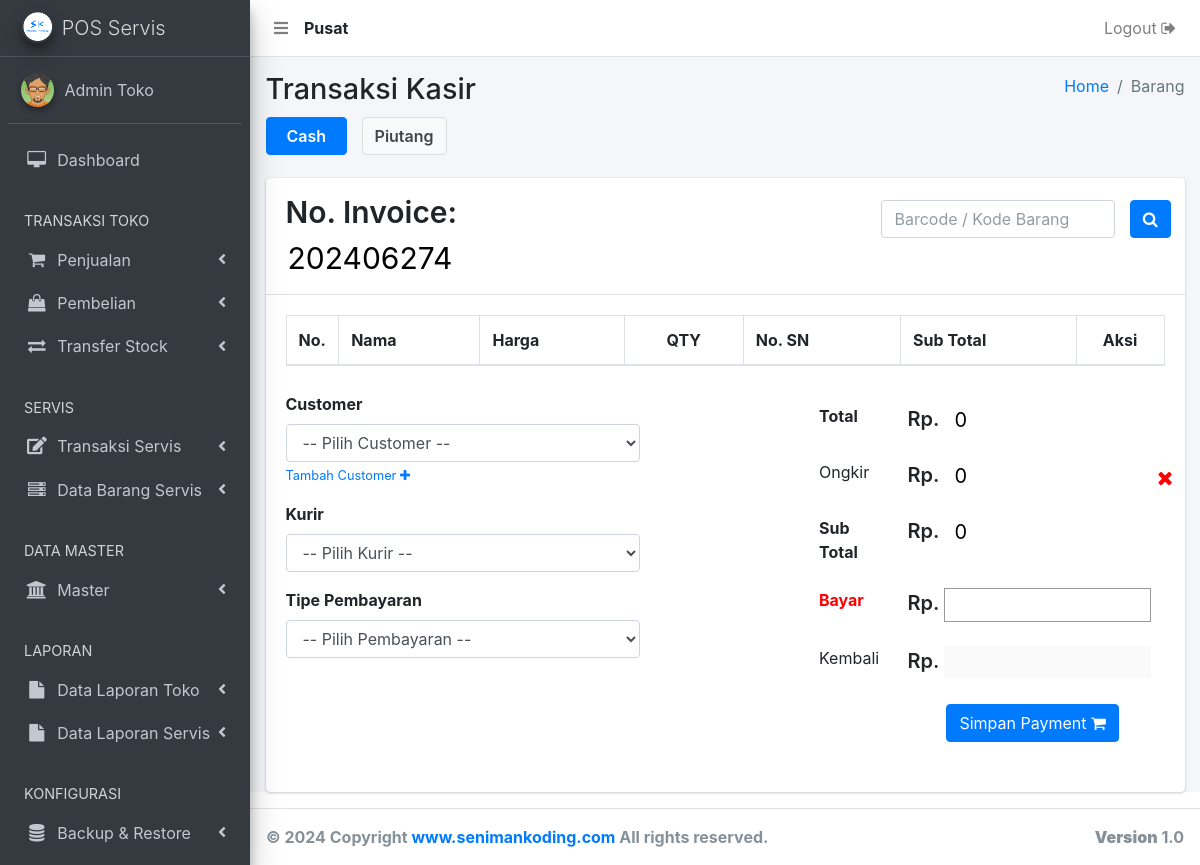
The page /beli-langsung (signed in) on the database its author committed.
### tables this page shows
CREATE TABLE IF NOT EXISTS `user` (
  `user_id` int(11) NOT NULL AUTO_INCREMENT,
  `user_nama` varchar(500) NOT NULL,
  `user_no_hp` varchar(250) NOT NULL,
  `user_alamat` text NOT NULL,
  `user_email` varchar(250) NOT NULL,
  `user_password` varchar(500) NOT NULL,
  `user_create` varchar(250) NOT NULL,
  `user_level` varchar(250) NOT NULL,
  `user_gaji_pokok` int(11) NOT NULL,
  `user_bonus` int(11) NOT NULL,
  `user_status` varchar(250) NOT NULL,
  `user_cabang` int(11) NOT NULL,
  PRIMARY KEY (`user_id`)
);

CREATE TABLE IF NOT EXISTS `toko` (
  `toko_id` int(11) NOT NULL AUTO_INCREMENT,
  `toko_nama` varchar(500) NOT NULL,
  `toko_kota` varchar(250) NOT NULL,
  `toko_alamat` text NOT NULL,
  `toko_tlpn` varchar(250) NOT NULL,
  `toko_wa` varchar(250) NOT NULL,
  `toko_email` varchar(500) NOT NULL,
  `toko_tipe_print_toko` int(11) NOT NULL,
  `toko_lebar_print_toko` int(11) NOT NULL,
  `toko_tipe_print_servis` int(11) NOT NULL,
  `toko_lebar_print_servis` int(11) NOT NULL,
  `toko_link` varchar(250) NOT NULL,
  `toko_teks_nota_servis_masuk` text NOT NULL,
  `toko_teks_nota_servis_ambil` text NOT NULL,
  `toko_status` int(11) NOT NULL,
  `toko_ongkir` int(11) NOT NULL,
  `toko_cabang` int(11) NOT NULL,
  PRIMARY KEY (`toko_id`)
);

### _header-artibut.php (called while the page is built, shortened)
<?php
  	include 'aksi/functions.php';
    $userLoginCabang = mysqli_query( $conn, "select user_cabang from user where user_id = '".$_SESSION['user_id']."'");
    $sessionCabangData = mysqli_fetch_array($userLoginCabang);
    $sessionCabang     = $sessionCabangData['user_cabang'];
    $dataTokoLogin = query("SELECT * FROM toko WHERE toko_cabang = $sessionCabang")[0];
    if ( $sessionCabang < 1 ) {
      $tipeToko = "Pusat";
    } else {
      $tipeToko = "Cabang ".$sessionCabang;
    }
?>

### aksi/functions.php (called while the page is built, shortened)
<?php
include 'koneksi.php';
function query($query) {
	global $conn;
	$result = mysqli_query($conn, $query);
	$rows = [];
	while ( $row = mysqli_fetch_assoc($result) ) {
		$rows[] = $row;
	}
	return $rows;
}
?>

### beli-langsung.php (the view, shortened to what this page needs)
<?php
  include '_header.php';
  include '_nav.php';
  include '_sidebar.php';
?>
  <div class="content-wrapper">
    <section class="content-header">
      <div class="container-fluid">
        <div class="row mb-2">
          <div class="col-sm-6">
            <h1>Transaksi Kasir</h1>
            <div class="btn-cash-piutang">
              <?php
                if (empty(abs((int)base64_decode($_GET['r'])))) {
                    $r = 0;
                } else {
                    $r = abs((int)base64_decode($_GET['r']));
                }
              ?>
              <?php if ( $r == 1 ) : ?>
              <a href="beli-langsung" class="btn btn-default">Cash</a>
              <a href="beli-langsung?r=MQ==" class="btn btn-primary">Piutang</a>
              <?php else : ?>
              <a href="beli-langsung" class="btn btn-primary">Cash</a>
              <a href="beli-langsung?r=MQ==" class="btn btn-default">Piutang</a>
              <?php endif; ?>
            </div>
          </div>
          <div class="col-sm-6">
            <ol class="breadcrumb float-sm-right">
              <li class="breadcrumb-item"><a href="bo">Home</a></li>
              <li class="breadcrumb-item active">Barang</li>
            </ol>
          </div>
        </div>
      </div>
    </section>
    <section class="content">
    <?php
      $countInvoice = mysqli_query($conn, "select * from invoice where invoice_cabang = ".$sessionCabang." ");
      $countInvoice = mysqli_num_rows($countInvoice);
      if ( $countInvoice < 1 ) {
        $jmlPenjualan1 = 0;
      } else {
        $penjualan = query("SELECT * FROM invoice WHERE invoice_cabang = $sessionCabang ORDER BY invoice_id DESC lIMIT 1")[0];
        $jmlPenjualan1 = $penjualan['penjualan_invoice_count'];
      }
      $jmlPenjualan1 = $jmlPenjualan1 + 1;
    ?>
        <div class="col-lg-12">
        	<div class="card">
            <div class="card-header">
              <div class="row">
                <div class="col-md-8 col-lg-8">
                    <div class="card-invoice">
                      <span>No. Invoice: </span>
                      <?php
                        $today = date("Ymd");
                        $di = $today.$jmlPenjualan1;
                      ?>
                      <input type="" name="" value="<?= $di; ?>">
                    </div>
                </div>
                <div class="col-md-4 col-lg-4">
                    <div class="cari-barang-parent">
                      <div class="row">
                        <div class="col-10">
                            <form action="" method="post">
                                <input type="text" class="form-control" autofocus="" name="inputbarcode" placeholder="Barcode / Kode Barang" required="">
                            </form>
                        </div>
                        <div class="col-2">
                            <a class="btn btn-primary" title="Cari Produk" data-toggle="modal" id="cari-barang" href='#modal-id'>
                               <i class="fa fa-search"></i>
                            </a>
                        </div>
                      </div>
                    </div>
                </div>
                </div>
              </div>
            <div class="card-body">
              <div class="table-auto">
                <table id="" class="table table-bordered table-striped">
                <thead>
                <tr>
                  <th style="width: 6%;">No.</th>
                  <th>Nama</th>
                  <th>Harga</th>
                  <th style="text-align: center;">QTY</th>
                  <th>No. SN</th>
                  <th style="width: 20%;">Sub Total</th>
                  <th style="text-align: center; width: 10%;">Aksi</th>
                </tr>
                </thead>
                <?php
                  $total      = 0;
                ?>
              </table>
              </div>
              <div class="btn-transaksi">
                <form role="form" action="" method="POST">
                  <div class="row">
                    <div class="col-md-6 col-lg-7">
                        <div class="filter-customer">
                          <div class="form-group">
                            <label>Customer</label>
                            <select class="form-control select2bs4 pilihan-marketplace" required="" name="invoice_customer">
                              <option selected="selected" value="">-- Pilih Customer --</option>
                            </select>
                            <small>
                              <a href="customer-add">Tambah Customer <i class="fa fa-plus"></i></a>
                            </small>
                        </div>
                        <div class="form-group">
                            <label>Kurir</label>
                            <select class="form-control select2bs4" required="" name="invoice_kurir">
                              <option selected="selected" value="">-- Pilih Kurir --</option>
                            </select>
                        </div>
                        <div class="form-group">
                            <label>Tipe Pembayaran</label>
                            <select class="form-control" required="" name="invoice_tipe_transaksi">
                              <option selected="selected" value="">-- Pilih Pembayaran --</option>
                            </select>
                        </div>
                      </div>
                    </div>
                    <div class="col-md-6 col-lg-5">
                      <div class="invoice-table">
                        <table class="table">
                          <tr>
                              <td><b>Total</b></td>
                              <td class="table-nominal">
                                 <span>Rp. </span>
                                 <span>
                                    <input type="text" name="invoice_total" id="angka2" class="a2"  value="<?= $total; ?>" onkeyup="return isNumberKey(event)" size="10" readonly>
                                 </span>
                              </td>
                          </tr>
                          <tr class="ongkir-statis">
                              <td>Ongkir</td>
                              <td class="table-nominal tn">
                                 <span>Rp.</span>
                                 <span class="ongkir-beli-langsung">
                                   <input type="number" value="<?= $dataTokoLogin['toko_ongkir']; ?>" name="invoice_ongkir" id="" class="b2 ongkir-statis-input" readonly>
                                   <i class="fa fa-close fa-ongkir-statis"></i>
                                 </span>
                              </td>
                          </tr>
                          <tr class="ongkir-statis">
                              <td><b>Sub Total</b></td>
                              <td class="table-nominal">
                                 <span>Rp. </span>
                                 <span>
                                    <?php
                                      $subTotal = $total + $dataTokoLogin['toko_ongkir'];
                                    ?>
                                    <input type="text" name="invoice_sub_total"  class="c21"  value="<?= $subTotal; ?>" readonly>
                                 </span>
                              </td>
                          </tr>
                          <tr class="ongkir-statis">
                              <td>
                                  <b style="color: red;">
                                      <?php
                                        if ( $r == 1 ) {
                                          echo "DP";
                                        } else {
                                          echo "Bayar";
                                        }
                                      ?>
                                  </b>
                              </td>
                              <td class="table-nominal tn">
                                 <span>Rp.</span>
                                 <span>
                                   <input type="number" name="angka1" id="angka1" class="d21 ongkir-statis-bayar" autocomplete="off" onkeyup="hitung4();" required onkeyup="return isNumberKey(event)" onkeypress="return hanyaAngka1(event)" size="10">
                                 </span>
                              </td>
                          </tr>
                          <tr class="ongkir-statis">
                              <td>
                                  <?php
                                    if ( $r == 1 ) {
                                        echo "Sisa Piutang";
                                    } else {
                                        echo "Kembali";
                                    }
                                  ?>
                              </td>
                              <td class="table-nominal">
                                <span>Rp.</span>
                                 <span>
                                  <input type="text" name="hasil" id="hasil" class="e21" readonly size="10" disabled>
                                </span>
                              </td>
                          </tr>
                          <tr>
                              <td></td>
                              <td>
                                <div class="payment">
                                  <?php
                                    $idKasirKeranjang = $_SESSION['user_id'];
                                    $dataSn = mysqli_query($conn,"select * from keranjang where keranjang_barang_option_sn > 0 && keranjang_sn < 1 && keranjang_cabang = $sessionCabang && keranjang_id_kasir = $idKasirKeranjang");
                                    $jmlDataSn = mysqli_num_rows($dataSn);
                                  ?>
                                  <?php if ( $jmlDataSn < 1 ) { ?>
                                    <button class="btn btn-primary" type="submit" name="updateStock">Simpan Payment <i class="fa fa-shopping-cart"></i></button>
                                  <?php } ?>
                                </div>
                              </td>
                          </tr>
                        </table>
                      </div>
                    </div>
                  </div>
               </form>
              </div>
            </div>
          </div>
        </div>
      </div>
  </div>
<?php include '_footer.php'; ?>
</body>
</html>

### _nav.php (shortened to what this page needs)
<nav class="main-header navbar navbar-expand navbar-white navbar-light">
    <ul class="navbar-nav">
      <li class="nav-item">
        <a class="nav-link" data-widget="pushmenu" href="#"><i class="fas fa-bars"></i></a>
      </li>
      <li class="nav-item" style="padding-top: 8px;">
        <?php
          echo "<b>".$tipeToko."</b>";
        ?>
      </li>
    </ul>
    <ul class="navbar-nav ml-auto">
      <li class="nav-item">
        <a href="<?php echo "aksi/logout.php?logout";?>"onclick="return confirm('Apakah anda yakin logout ?')" class="nav-link">Logout <i class="fa fa-sign-out"></i>
        </a>
      </li>
    </ul>
  </nav>
  <?php
        $dataPilihCabang = query("SELECT * FROM toko");
      ?>

### rows shown on the page
user: user_cabang "Pusat"
toko: invoice_ongkir "0", invoice_sub_total "0"

### other values the page prints
$_SESSION['user_nama'] "Admin Toko"
